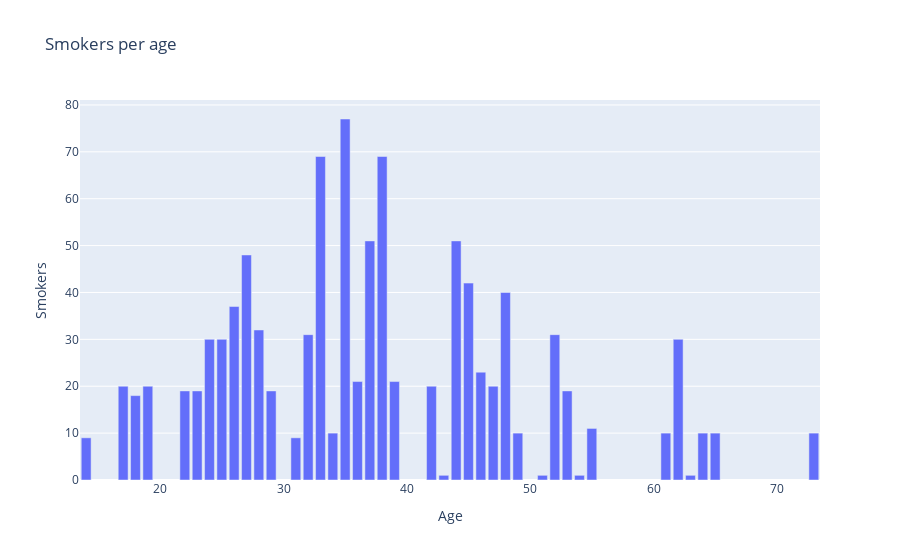

The notebook cell saved with this chart:
### Code cell
import plotly.graph_objects as go
import pandas as pd

# Assuming df is your DataFrame containing 'Age' column
# and sorted_smokers is your DataFrame containing 'Smoking' column
label = df.Age.sort_values().unique()
target = sorted_smokers.Smoking

print(label)
print(target)

fig = go.Figure()
fig.add_trace(go.Bar(x=label, y=target))
fig.update_layout(title='Smokers per age', xaxis=dict(title='Age'), yaxis=dict(title='Smokers'))
fig.show()

### Figure 1 — Plotly figure (JSON) as saved in the notebook; plotly's stock layout.template omitted (floating-point values rounded to 4 significant figures)
{"data": [{"x": [14, 17, 18, 19, 22, 23, 24, 25, 26, 27, 28, 29, 31, 32, 33, 34, 35, 36, 37, 38, 39, 42, 43, 44, 45, 46, 47, 48, 49, 51, 52, 53, 54, 55, 61, 62, 63, 64, 65, 73], "y": [9, 20, 18, 20, 19, 19, 30, 30, 37, 48, 32, 19, 9, 31, 69, 10, 77, 21, 51, 69, 21, 20, 1, 51, 42, 23, 20, 40, 10, 1, 31, 19, 1, 11, 10, 30, 1, 10, 10, 10], "type": "bar"}], "layout": {"title": {"text": "Smokers per age"}, "xaxis": {"title": {"text": "Age"}}, "yaxis": {"title": {"text": "Smokers"}}}}
